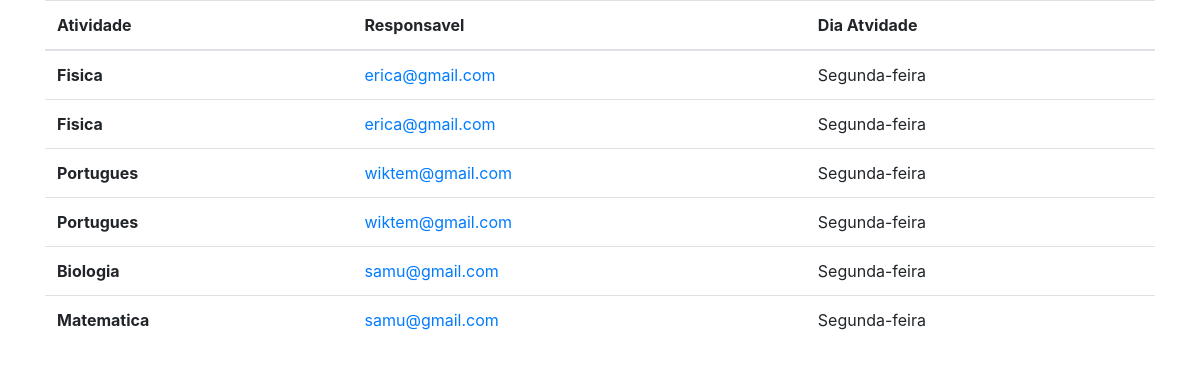
The page /lista_atividade/ (signed in) on the database its author committed.
### cadastro/models.py (models this page shows)
class Atividade(models.Model):
    nome_atividade = models.CharField(max_length=50, blank=False, null=False,validators=[validate_nome])
    tipo_atividade = models.ForeignKey(Tipo_Atividade, on_delete=models.SET_NULL, null=True)
    descricao = models.TextField(blank=True)
    responsavel = models.ForeignKey(User, on_delete=models.CASCADE, null=True, blank=True, related_name='User', limit_choices_to={'is_superuser': False})
    dia_atividade = models.ForeignKey(DiaAtividade, on_delete=models.SET_NULL, null=True)
    hora_atividade = models.TimeField(blank=False, null=False)
    Ativo = models.BooleanField(blank=False, null=False)

class DiaAtividade(models.Model):
    SEGUNDA = 'Segunda-feira'
    TERCA = 'Terça-feira'
    QUARTA = 'Quarta-feira'
    QUINTA = 'Quinta-feira'
    SEXTA = 'Sexta-feira'
    SABADO = 'Sábado'
    DOMINGO = 'Domingo'
    DIAS_DA_SEMANA_CHOICES = [
        (SEGUNDA, 'Segunda-feira'),
        (TERCA, 'Terça-feira'),
        (QUARTA, 'Quarta-feira'),
        (QUINTA, 'Quinta-feira'),
        (SEXTA, 'Sexta-feira'),
        (SABADO, 'Sábado'),
        (DOMINGO, 'Domingo'),
    ]
    dia_semana = models.CharField(max_length=15, choices=DIAS_DA_SEMANA_CHOICES)
    def __str__(self):
        return self.dia_semana

### perfis/models.py (models this page shows)
class Users(AbstractUser):
    choices_grupo_de_acesso = (('ADM', 'Administrador'),
                               ('CE', 'Cadastro Externo'),
                               ('CA', 'Cadastro Atividade'),
                               ('CI', 'Cadastro Inscrição'),
                               ('LP', 'Lista de Presença'))
    grupo_de_acesso = models.CharField(max_length=3, choices=choices_grupo_de_acesso)
    tipoUsuarioChoices = (
        ('Funcionario', 'Funcionario')
        , ('Administrador', 'Administrador'))
    tipoUsuario = models.CharField(max_length=20, choices=tipoUsuarioChoices, default='Indefinido')
    funcao = models.CharField(max_length=30, validators=[validate_nome],verbose_name='Função', default='Indefinido')

### cadastro/views.py (the view)
# urls.py: path('lista_atividade/', lista_atividade, name='lista_atividade'),
@login_required(login_url='login')
def lista_atividade(request):
    atividade = Atividade.objects.all()
    return render(request, 'lista/lista_atividade.html', {'atividades': atividade})

### cadastro/templates/lista/lista_atividade.html (shortened to what this page needs)
<!DOCTYPE html>
<html lang="en">
<head>
    <link rel="stylesheet" href="https://cdn.jsdelivr.net/npm/bootstrap@4.6.1/dist/css/bootstrap.min.css">
</head>
<body>
<div class="container">
    <table class="table">
  <thead>
    <tr>
      <th scope="col">Atividade</th>
      <th scope="col">Responsavel</th>
      <th scope="col">Dia Atvidade</th>
    </tr>
  </thead>
  <tbody>
{% for atividade in atividades%}
    <tr>
      <th scope="row">{{atividade.nome_atividade}}</th>
        <td><a href="{% url 'deletarAti' atividade.id %}">{{atividade.responsavel}}</a></td>
      <td>{{atividade.dia_atividade}}</td>
    </tr>
{% endfor %}
  </tbody>
</table>
</div>
</body>
</html>

### rows shown on the page
Atividade: nome_atividade "Fisica", responsavel "erica@gmail.com", dia_atividade "Segunda-feira"
Atividade: nome_atividade "Fisica", responsavel "erica@gmail.com", dia_atividade "Segunda-feira"
Atividade: nome_atividade "Portugues", responsavel "wiktem@gmail.com", dia_atividade "Segunda-feira"
Atividade: nome_atividade "Portugues", responsavel "wiktem@gmail.com", dia_atividade "Segunda-feira"
Atividade: nome_atividade "Biologia", responsavel "samu@gmail.com", dia_atividade "Segunda-feira"
Atividade: nome_atividade "Matematica", responsavel "samu@gmail.com", dia_atividade "Segunda-feira"
